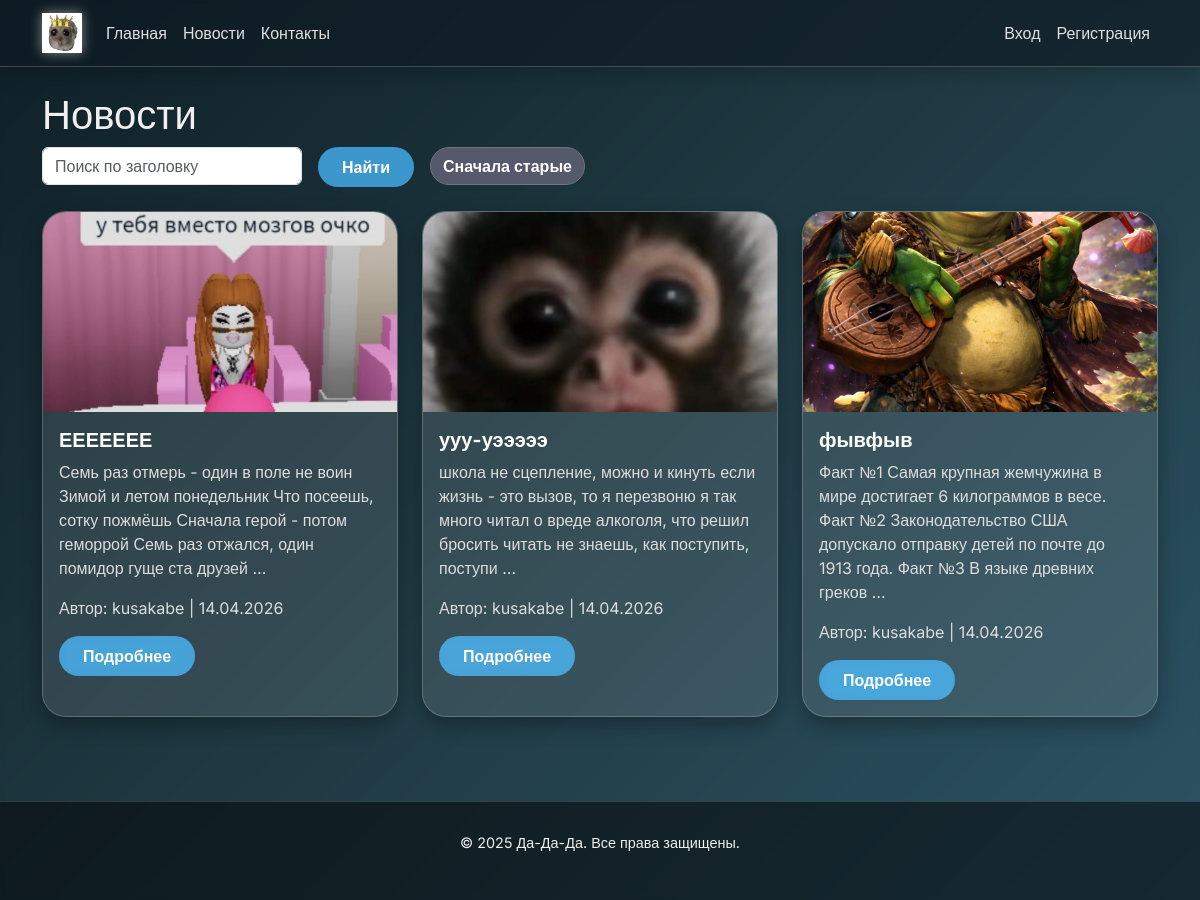
Page /news/ on the committed database.
### news/models.py (models this page shows, shortened)
class News(models.Model):
    title = models.CharField(max_length=200, verbose_name='Заголовок')
    content = models.TextField(verbose_name='Содержание')
    author = models.ForeignKey(User, on_delete=models.CASCADE, verbose_name='Автор')
    pub_date = models.DateTimeField(default=timezone.now, verbose_name='Дата публикации')
    image = models.ImageField(upload_to='news_images/', blank=True, null=True, verbose_name='Изображение')
    class Meta:
        ordering = ['-pub_date']
        verbose_name = 'Новость'
        verbose_name_plural = 'Новости'

### news/views.py (the view)
# urls.py: path('news/', views.news_list, name='news_list'),
def news_list(request):
    news_queryset = News.objects.all()
    search_query = request.GET.get('search', '')
    sort = request.GET.get('sort', 'desc')
    if search_query:
        news_queryset = news_queryset.filter(Q(title__icontains=search_query))
    if sort == 'asc':
        news_queryset = news_queryset.order_by('pub_date')
    else:
        news_queryset = news_queryset.order_by('-pub_date')
    return render(request, 'news/news_list.html', {
        'news_list': news_queryset,
        'search_query': search_query,
        'sort': sort,
    })

### templates/news/news_list.html (shortened to what this page needs)
{% extends 'base.html' %}
{% block content %}
<h1>Новости</h1>
<form method="get" class="row g-3 mb-4">
    <div class="col-auto">
        <input type="text" name="search" value="{{ search_query }}" class="form-control" placeholder="Поиск по заголовку">
    </div>
    <div class="col-auto">
        <button type="submit" class="btn btn-primary">Найти</button>
    </div>
    <div class="col-auto">
        <a href="?sort={% if sort == 'desc' %}asc{% else %}desc{% endif %}&search={{ search_query }}" class="btn btn-secondary">
            {% if sort == 'desc' %}Сначала старые{% else %}Сначала новые{% endif %}
        </a>
    </div>
</form>
<div class="row">
    {% for news in news_list %}
        <div class="col-md-4 mb-4">
            <div class="card h-100">
                {% if news.image %}
                    <img src="{{ news.image.url }}" class="card-img-top" style="height: 200px; object-fit: cover;">
                {% endif %}
                <div class="card-body">
                    <h5 class="card-title">{{ news.title }}</h5>
                    <p class="card-text">{{ news.content|truncatewords:30 }}</p>
                    <p class="text-muted">Автор: {{ news.author.username }} | {{ news.pub_date|date:"d.m.Y" }}</p>
                    <a href="{% url 'news_detail' news.id %}" class="btn btn-primary">Подробнее</a>
                </div>
            </div>
        </div>
    {% empty %}
        <p>Новостей не найдено.</p>
    {% endfor %}
</div>
{% endblock %}

### news/static/css/liquid_glass.css (style rules this page uses)
* { margin: 0; padding: 0; box-sizing: border-box; }
body { font-family: 'Inter', sans-serif; background: linear-gradient(135deg, #0f2027, #203a43, #2c5364); background-attachment: fixed; color: #f0f0f0; line-height: 1.5; backdrop-filter: blur(2px); }
.card { background: rgba(255, 255, 255, 0.1) !important; backdrop-filter: blur(10px); border-radius: 24px !important; border: 1px solid rgba(255, 255, 255, 0.2); box-shadow: 0 8px 20px rgba(0, 0, 0, 0.3); transition: all 0.35s cubic-bezier(0.2, 0.9, 0.4, 1.1); overflow: hidden; }
.card-title { color: #ffffff; font-weight: 700; }
.card-text, .text-muted { color: #ddd !important; }
.btn-primary { background: rgba(72, 187, 255, 0.75) !important; border: none; backdrop-filter: blur(4px); border-radius: 40px; padding: 8px 24px; font-weight: 600; transition: 0.25s; }
form input, form textarea, form select { background: rgba(30, 40, 50, 0.7); border: 1px solid rgba(255,255,255,0.25); border-radius: 20px; color: white; padding: 12px 16px; transition: 0.2s; }
.btn, button, .btn-secondary, .btn-warning, .btn-danger { border-radius: 40px !important; font-weight: 600; transition: 0.2s; }
.btn-secondary { background: rgba(100,100,120,0.8) !important; backdrop-filter: blur(5px); }
a { color: #b8e1ff; text-decoration: none; }

### templates/base.html (style rules this page uses)
.card-img-top { height: 200px; object-fit: cover; }

### rows in the picture
News: image (picture), title "ЕЕЕЕЕЕЕ", content "Семь раз отмерь - один в поле не воин Зимой и летом понедельник Что посеешь, сотку пожмёшь Сначала герой - потом геморрой Семь раз отжался, один помидор гуще ста друзей …", author.username "kusakabe", pub_date "14.04.2026"
News: image (picture), title "ууу-уэээээ", content "школа не сцепление, можно и кинуть если жизнь - это вызов, то я перезвоню я так много читал о вреде алкоголя, что решил бросить читать не знаешь, как поступить, поступи …", author.username "kusakabe", pub_date "14.04.2026"
News: image (picture), title "фывфыв", content "Факт №1 Самая крупная жемчужина в мире достигает 6 килограммов в весе. Факт №2 Законодательство США допускало отправку детей по почте до 1913 года. Факт №3 В языке древних греков …", author.username "kusakabe", pub_date "14.04.2026"
